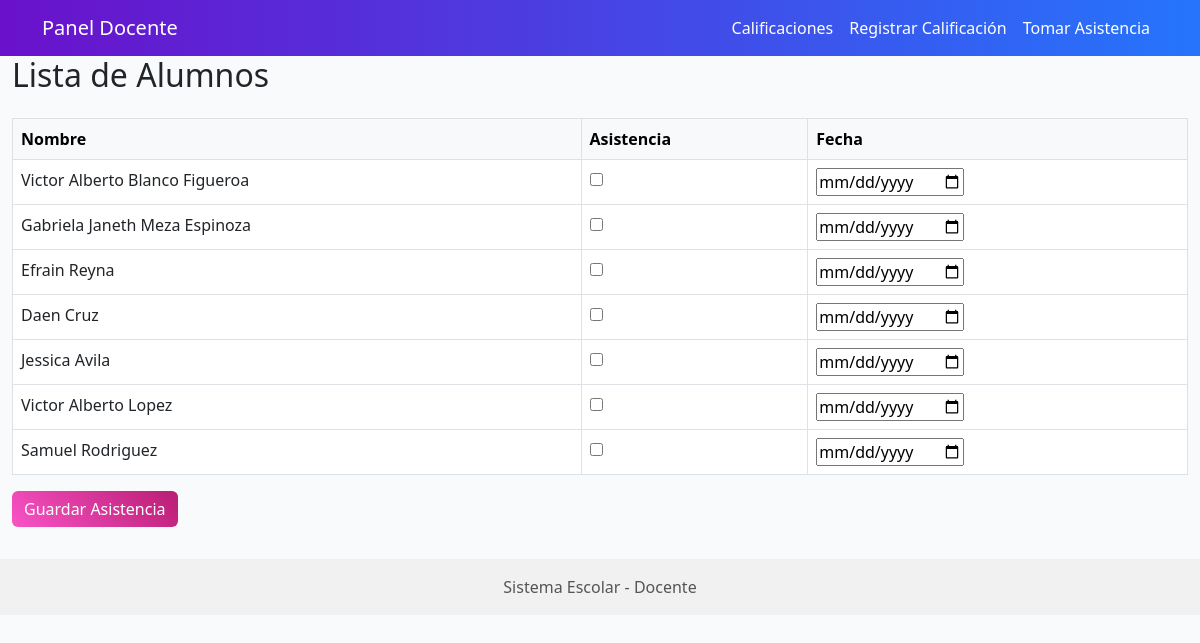
Screenshot of /alumnos/ with the database file from the repository.
### gestion_escolar/models.py (models this page shows, shortened)
class Alumno(models.Model):
    usuario = models.OneToOneField(User, on_delete=models.CASCADE)
    matricula = models.CharField(max_length=20, blank=True, null=True)
    nombre = models.CharField(max_length=100, blank=True, null=True)
    apellido = models.CharField(max_length=100, blank=True, null=True)
    fecha_nacimiento = models.DateField(blank=True, null=True)

### gestion_escolar/views.py (the view)
# urls.py: path('alumnos/', lista_alumnos, name='lista_alumnos'),
def lista_alumnos(request):
    alumnos = Alumno.objects.all()
    return render(request, 'gestion/lista_alumnos.html', {'alumnos': alumnos})

### gestion_escolar/templates/gestion/lista_alumnos.html (shortened to what this page needs)
{% extends "base_docentes.html" %}
{% block content %}
<h2 class="mb-4">Lista de Alumnos</h2>
<form method="POST" action="{% url 'registrar_asistencia' %}">
  <table class="table table-bordered table-hover">
    <thead class="table-light">
      <tr>
        <th>Nombre</th>
        <th>Asistencia</th>
        <th>Fecha</th>
      </tr>
    </thead>
    <tbody>
      {% for alumno in alumnos %}
      <tr>
        <td>{{ alumno.nombre }} {{ alumno.apellido }}</td>
        <td>
          <input type="checkbox" name="asistencia_{{ alumno.id }}"
                 id="asistencia_{{ alumno.id }}">
        </td>
        <td>
          <input type="date" name="fecha_{{ alumno.id }}" value="{{ today_date }}">
        </td>
      </tr>
      {% endfor %}
    </tbody>
  </table>
  <button type="submit" class="btn btn-creative">Guardar Asistencia</button>
</form>
{% endblock %}

### gestion_escolar/templates/base_docentes.html (shortened to what this page needs)
{% load static %}
<!DOCTYPE html>
<html lang="es">
<head>
  <link href="https://cdn.jsdelivr.net/npm/bootstrap@5.3.0/dist/css/bootstrap.min.css" rel="stylesheet">
</head>
<body style="background-color: #f9fafc;">
<nav class="navbar navbar-expand-lg navbar-custom">
  <div class="container">
    <a class="navbar-brand" href="#">Panel Docente</a>
    <div class="collapse navbar-collapse" id="navbarNav">
      <ul class="navbar-nav ms-auto">
        <li class="nav-item"><a class="nav-link" href="{% url 'lista_calificaciones' %}">Calificaciones</a></li>
        <li class="nav-item"><a class="nav-link" href="{% url 'registrar_calificacion' %}">Registrar Calificación</a></li>
        <li class="nav-item"><a class="nav-link" href="{% url 'tomar_asistencia' %}">Tomar Asistencia</a></li>
      </ul>
    </div>
  </div>
</nav>
<div class="container-fluid">
  {% block content %}{% endblock %}
</div>
<footer>
  <div class="container">
    <p class="mb-0">Sistema Escolar - Docente</p>
  </div>
</footer>
</body>
</html>

### gestion_escolar/templates/base_docentes.html (style rules this page uses)
.navbar-custom { background: linear-gradient(90deg, #6a11cb 0%, #2575fc 100%); }
.navbar-custom .navbar-brand, .navbar-custom .nav-link { color: #fff !important; font-weight: 500; }
.btn-creative { background: linear-gradient(45deg, #f953c6, #b91d73); color: #fff; border: none; }
footer { background-color: #f1f1f1; color: #555; text-align: center; padding: 1rem 0; margin-top: 2rem; }

### rows the page displays
Alumno: nombre "Victor Alberto", apellido "Blanco Figueroa"
Alumno: nombre "Gabriela Janeth", apellido "Meza Espinoza"
Alumno: nombre "Efrain", apellido "Reyna"
Alumno: nombre "Daen", apellido "Cruz"
Alumno: nombre "Jessica", apellido "Avila"
Alumno: nombre "Victor Alberto", apellido "Lopez"
Alumno: nombre "Samuel", apellido "Rodriguez"
